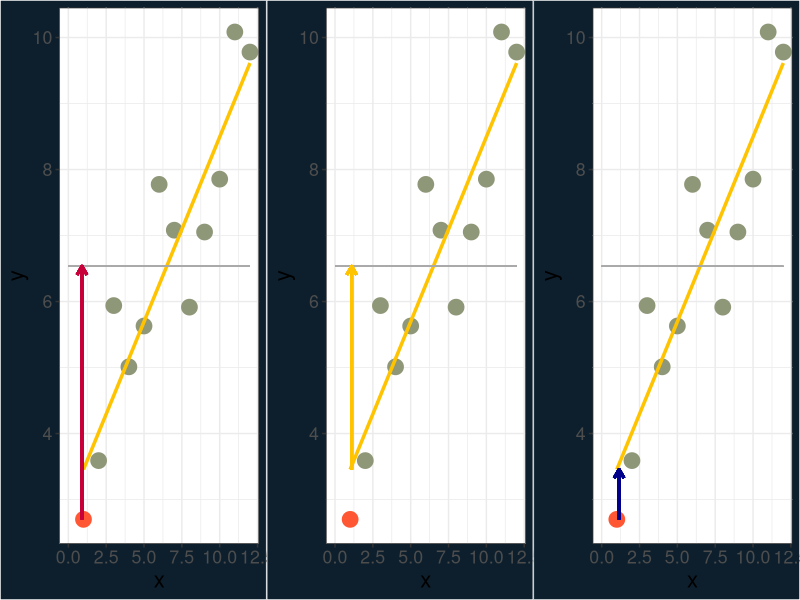
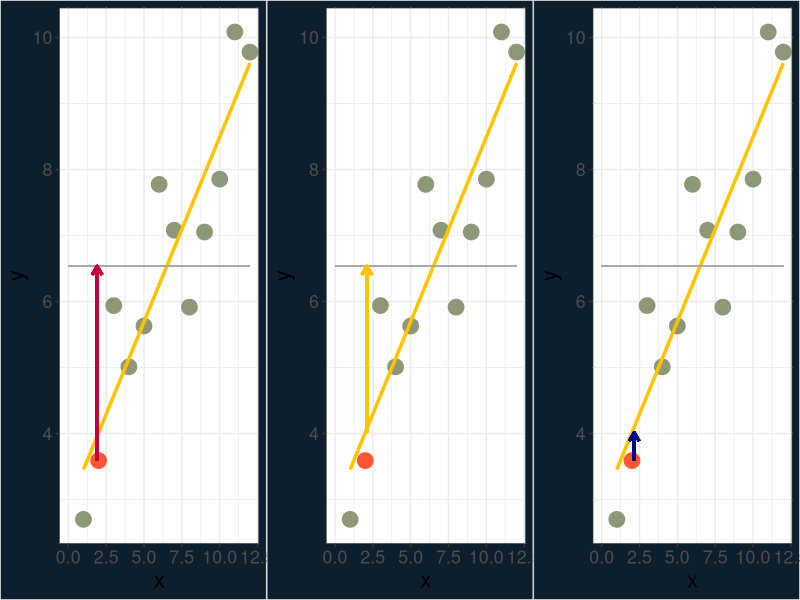
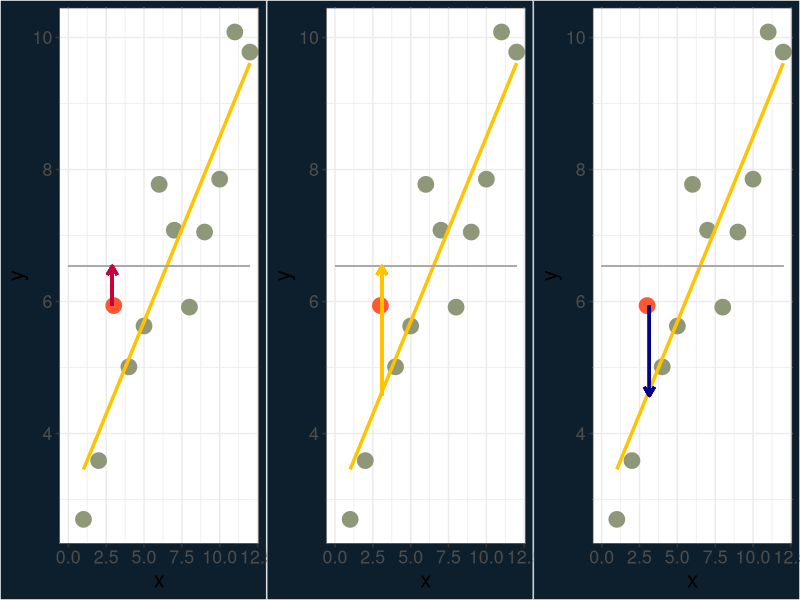
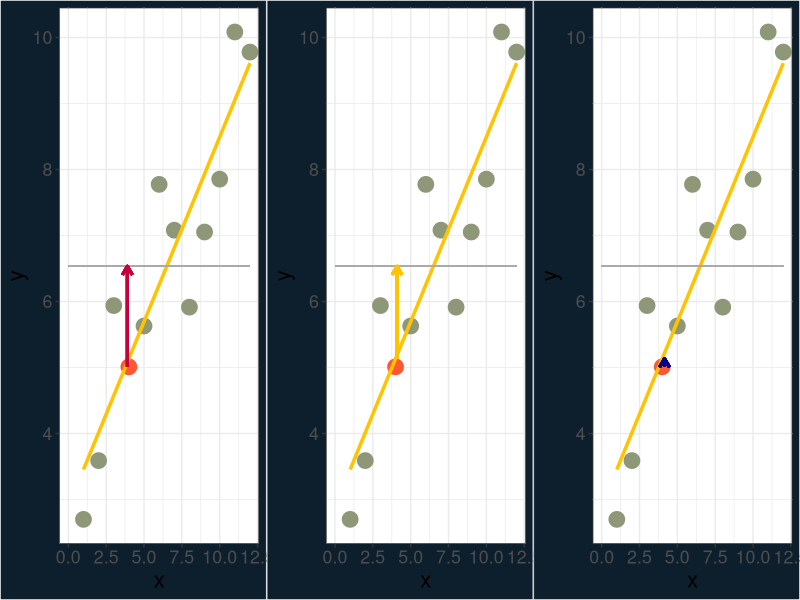
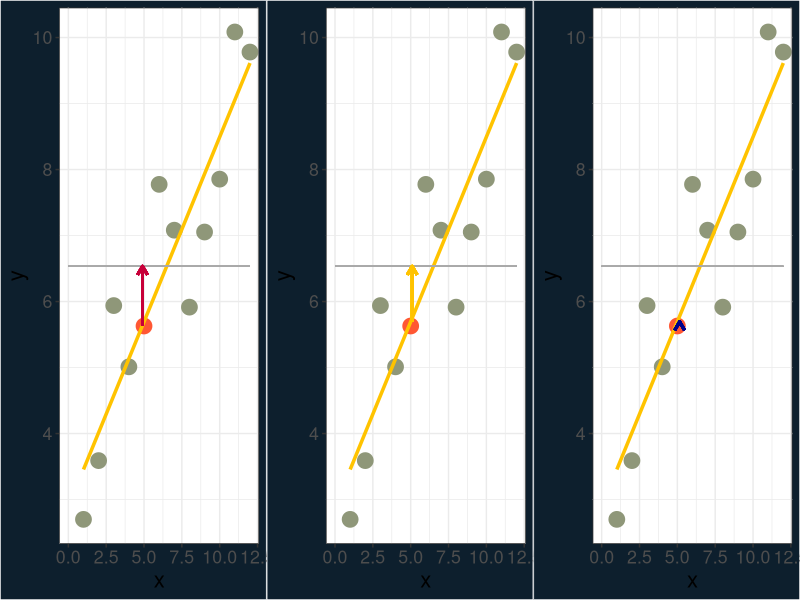
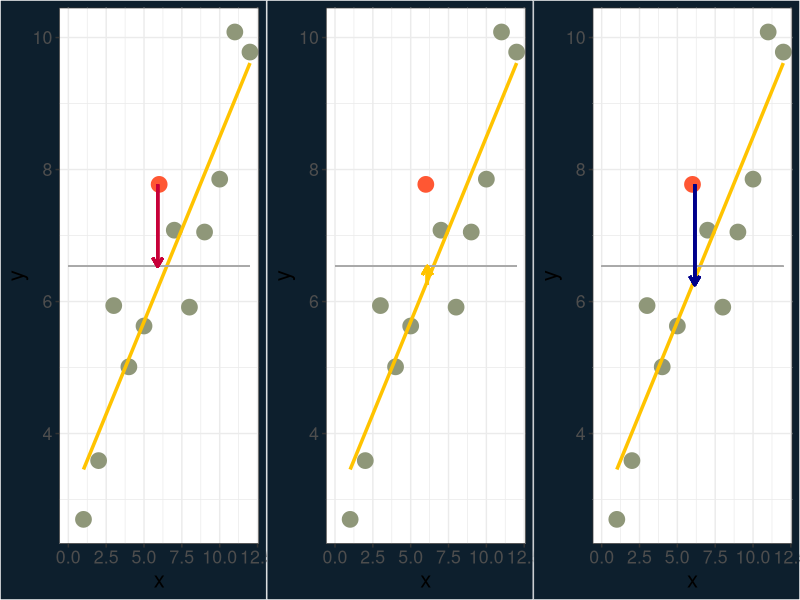
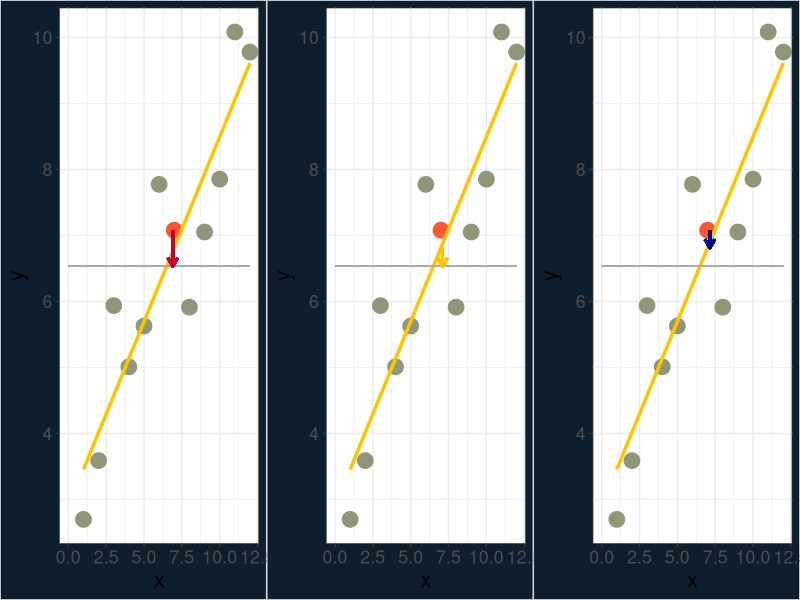
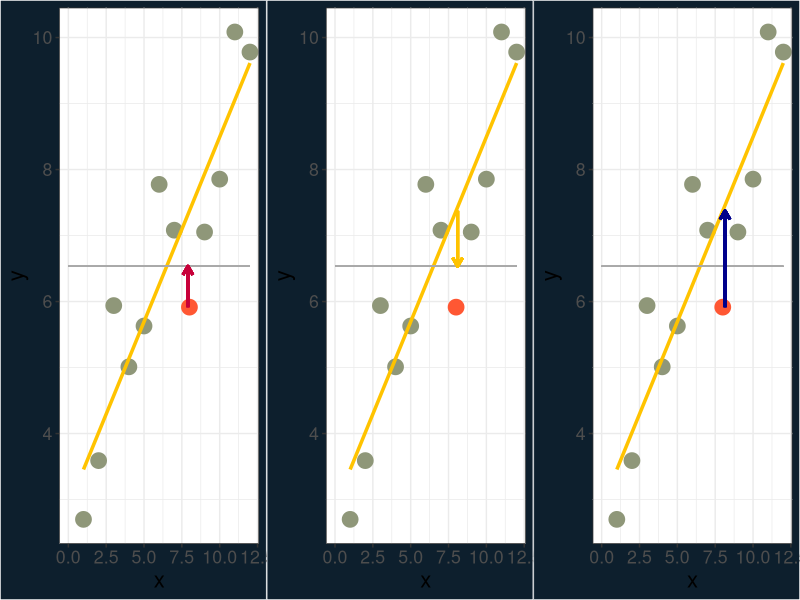

Recreate these plots in R, in order. (Note: this script raises an error after producing the figures.)
library(ggplot2)
library(magick)
library(gridExtra)

# Set the seed for reproducibility
set.seed(123)

# Create the data
x <- 1:12
y <- 2.7 + 0.56 * x + rnorm(12, 0, 1)

# Calculate the line of best fit
model <- lm(y ~ x)
predicted <- predict(model, data.frame(x = x))
# Create a data frame for the plot
df <- data.frame(x, y, predicted)
# Calculate the mean of y
y_mean <- mean(y)


# Create a function to generate each frame of the animation
generate_frame <- function(i) {
  # Highlight the current point
  df$highlight <- ifelse(df$x == i, "highlight", "regular")

  # Create a base plot with the points and line of best fit
  base <- ggplot(df, aes(x, y)) +
    geom_point(aes(color = highlight), size = 5) +
    geom_smooth(aes(y = predicted), method = "lm", color = "#FFC300", size = 1.2) +
    theme_bw() +
    theme(
      text = element_text(size = 16),
      plot.background = element_rect(fill = "#0D1F2D")
    ) +
    geom_segment(aes(x=0, y=mean(y), xend=12, yend=mean(y)), colour="darkgrey") +
    scale_color_manual(values = c("regular" = "#8F9779", "highlight" = "#FF5733")) +
    theme(
      legend.position = "none"
    )
  
  
  # Create a new plot with the highlighted point and segment

  disp <- base + geom_segment(aes(x = x[i]-.1, y = y[i], 
                   xend = x[i]-.1, yend = y_mean),
               color = "#C70039", size = 1, 
               arrow = arrow(length = unit(0.25, "cm"))) 
    
    pred <- base + geom_segment(aes(x = x[i]+.1, y =  predicted[i], 
                     xend = x[i]+.1, yend = y_mean),
                     color = "#FFC300", size = 1, 
                     arrow = arrow(length = unit(0.25, "cm"))) 
    
    res <- base + geom_segment(aes(x = x[i]+.15, y = y[i], 
                     xend = x[i]+.15, yend = predicted[i]),
                 color = "darkblue", size = 1, 
                 arrow = arrow(length = unit(0.25, "cm")))
    
  
  # Generate the plot as a magick image
  all <- grid.arrange(disp, pred, res, ncol = 3)
  ggsave(filename=paste("prediction/y_partition_", i, ".png", sep=""), plot=all, width=30, height=10, units="cm")
}

# Generate a list of frames for the animation
frames <- lapply(1:12, generate_frame)

# Combine the frames into an animated gif
frames <- list.files(path= "prediction", pattern = "y_partition_.*\\.png", full.names=TRUE)
frames_list <- lapply(frames, image_read)
frames_joined <- image_join(frames_list)
frames_animate <- image_animate(frames_joined, fps = 2)
frames_animate

magick::image_write(frames_animate, "prediction/partition_y_animate.gif")
